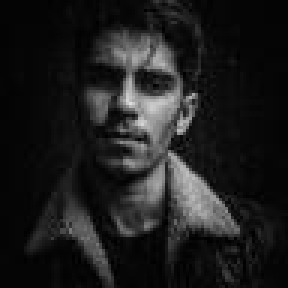
#> input picture github.jpg, 96 x 96 px (shown 3 times larger)
$ python update.py
#> lines starting #> are read from the running program, lines starting #| are printed output that depends on the picture
from PIL import Image, ImageEnhance, ImageOps
import re
from pathlib import Path

def generate_ascii_tspans(image_path="github.jpg", width=88, height=53):
#> called with image_path = 'github.jpg', width = 88, height = 53
    img = Image.open(image_path).convert("L")
    img = ImageOps.autocontrast(img)
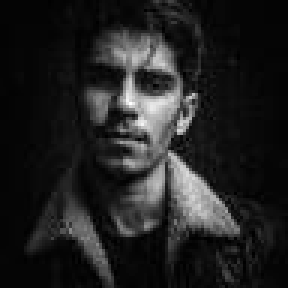
#> img: PIL image 96x96 L (shown 3 times larger); min 0, max 255, mean 33.2
    img = ImageEnhance.Contrast(img).enhance(1.5)
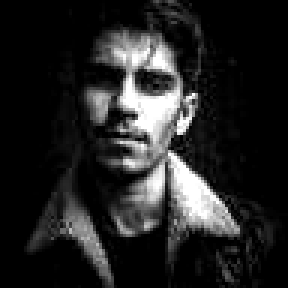
#> img: PIL image 96x96 L (shown 3 times larger); min 0, max 255, mean 35.9
    img = ImageEnhance.Sharpness(img).enhance(1.8)

    img_resized = img.resize((width, height), Image.Resampling.LANCZOS)
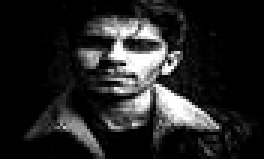
#> img_resized: PIL image 88x53 L (shown 3 times larger); min 0, max 255, mean 36.1
    pixels = img_resized.getdata()

    ASCII_CHARS = [" ", ".", ":", "-", "=", "+", "*", "%", "#", "@"]

    lines = []
    for i in range(height):
        line = ""
        for j in range(width):
            p = pixels[i * width + j]
            idx = int((p / 255) * (len(ASCII_CHARS) - 1))
            line += ASCII_CHARS[idx]
        lines.append(line)
#> after the loop, lines = 53 items

    y_coords = [
        79.98, 87.53, 95.07, 102.62, 110.17, 117.72, 125.27, 132.81, 140.36, 147.91,
        155.46, 163.01, 170.55, 178.10, 185.65, 193.20, 200.75, 208.29, 215.84, 223.39,
        230.94, 238.49, 246.03, 253.58, 261.13, 268.68, 276.23, 283.77, 291.32, 298.87,
        306.42, 313.97, 321.51, 329.06, 336.61, 344.16, 351.71, 359.25, 366.80, 374.35,
        381.90, 389.45, 396.99, 404.54, 412.09, 419.64, 427.19, 434.73, 442.28, 449.83,
        457.38, 464.93, 472.47
    ]

    tspans = []
    for line, y in zip(lines, y_coords):
        # Escape any XML special characters just in case
        line_clean = line.replace("&", "&amp;").replace("<", "&lt;").replace(">", "&gt;")
        tspans.append(f'<tspan x="30" y="{y:.2f}" xml:space="preserve">{line_clean}</tspan>')
#> this loop made 53 passes
#> y on passes 1 to 12: 79.98, 87.53, 95.07, 102.6, 110.2, 117.7, 125.3, 132.8, 140.4, 147.9, 155.5, 163
#> after the loop, tspans = 53 items

    return "\n".join(tspans)

def update_svg_file(svg_path, new_ascii_tspans):
#> (the run stopped early here; a loop or call above may not have finished)
